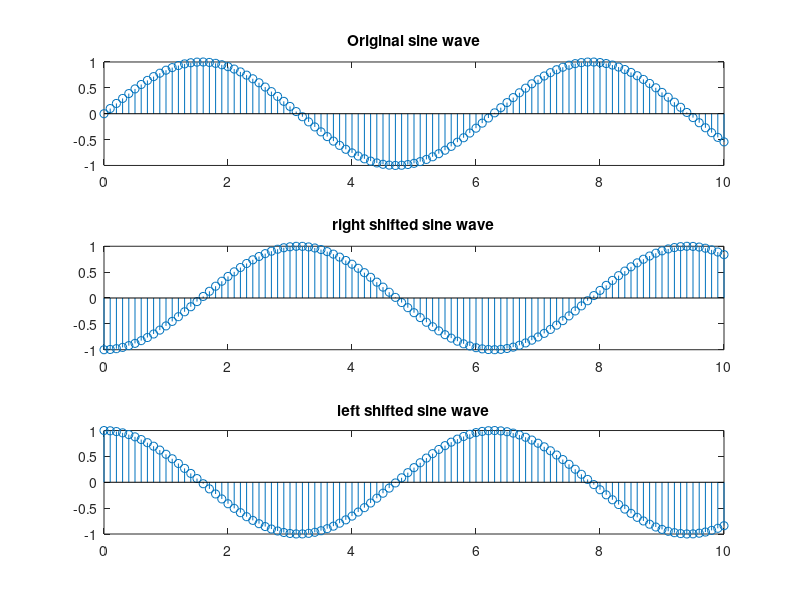

Recreate this plot in MATLAB.
clc;
clear all;
close all;
t=0:1/10:10;
a1=-1.57;
a2=1.57;
Am=1;
y1=Am*sin(t);
y2=Am*sin(t+a1);
y3=Am*sin(t+a2);
figure;
subplot(3,1,1);
stem(t,y1);
title('Original sine wave')
subplot(3,1,2);
stem(t,y2);
title('right shifted sine wave')
subplot(3,1,3);
stem(t,y3);
title('left shifted sine wave');
